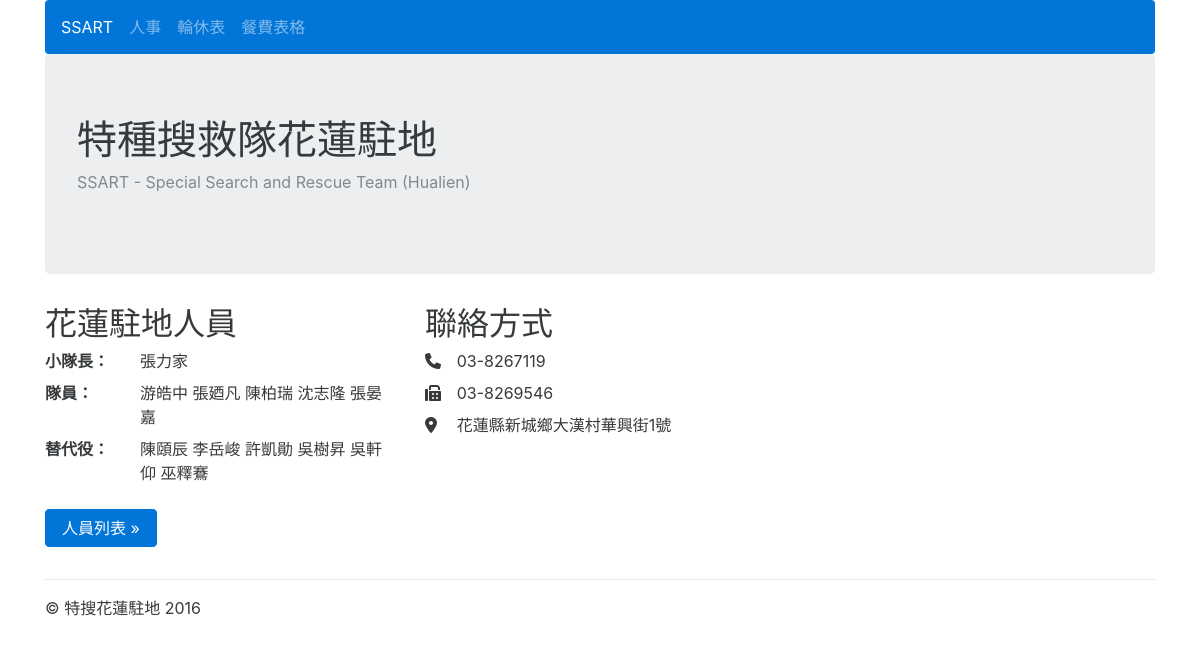
The page / on the database its author committed.
### userprofile/models.py (models this page shows, shortened)
class UserProfile(models.Model):
	name = models.CharField(max_length=20)
	rank = models.CharField(max_length=20, choices=RANK_CHOICES)
	number = models.IntegerField()
	mobile_phone = models.CharField(max_length=20, null=True, blank=True)
	home_phone = models.CharField(max_length=20, null=True, blank=True)
	emergency_call = models.CharField(max_length=20, null=True, blank=True)
	eat = models.BooleanField(default=True)
	objects = models.Manager()
	members = MemberManager()
	substitutes = SubstituteManager()
	eats = EatManager()
	def __str__(self):
		return self.name
	class Meta:
		ordering = ['number']

### ssarthl01/views.py (the view)
# urls.py: url(r'^$', index, name='index'),
def index(request):
	members = UserProfile.members.all().exclude(number=1)
	substitutes = UserProfile.substitutes.all()
	captain = UserProfile.members.get(number=1)
	now = datetime.datetime.now().year
	context = {
		'members':members,
		'substitutes':substitutes,
		'captain':captain,
		'now':now,
	}
	return render(request, 'index.html', context)

### userprofile/models.py (called while the page is built)
	def get_queryset(self):
		return super(MemberManager, self).get_queryset().filter(rank='隊員')

	def get_queryset(self):
		return super(SubstituteManager, self).get_queryset().filter(rank='替代役')

### templates/index.html
{% extends 'base.html' %}
{% block content %}
      <div class="row">
        <div class="col-lg-4">
          <h2>花蓮駐地人員</h2>
			<dl class="row">
			<dt class="col-sm-3">小隊長：</dt>
			<dd class="col-sm-9">{{ captain }}</dd>
			<dt class="col-sm-3">隊員：</dt>
			<dd class="col-sm-9">{% for member in members %}{{ member }} {% endfor %}</dd>
			<dt class="col-sm-3">替代役：</dt>
			<dd class="col-sm-9">{% for substitute in substitutes %}{{ substitute }} {% endfor %}</dd>
			</dl>
          <p><a class="btn btn-primary" href={% url 'profile_list' %} role="button">人員列表 &raquo;</a></p>
        </div>
        <div class="col-lg-4">
          <h2>聯絡方式</h2>
			<dl class="row">
			<dt class="col-sm-1"><i class="fa fa-phone" aria-hidden="true"></i></dt>
			<dd class="col-sm-11">03-8267119</dd>
			<dt class="col-sm-1"><i class="fa fa-fax" aria-hidden="true"></i></dt>
			<dd class="col-sm-11">03-8269546</dd>
			<dt class="col-sm-1"><i class="fa fa-map-marker" aria-hidden="true"></i> </dt>
			<dd class="col-sm-11">花蓮縣新城鄉大漢村華興街1號</dd>
			</dl>
        </div>
        <div class="col-lg-4">
        </div>
      </div>
{% endblock %}

### templates/base.html (shortened to what this page needs)
<!DOCTYPE html>
<html lang="en">
  <head>
    <link rel="stylesheet" href="/static/bootstrap/css/bootstrap.css">
    <link rel="stylesheet" href="/static/font-awesome/css/font-awesome.css">
    <link href="//netdna.bootstrapcdn.com/font-awesome/3.1.1/css/font-awesome.css" rel="stylesheet">
  </head>
  <body>
    <div class="container">
      <div class="masthead">
        <nav class="navbar navbar-dark bg-primary">
          <div class="nav navbar-nav">
            <a class="nav-item nav-link active" href={% url 'index' %}>SSART <span class="sr-only">(current)</span></a>
            <a class="nav-item nav-link" href={% url 'profile_list' %}>人事</a>
            <a class="nav-item nav-link" href={% url 'holiday_list' %}>輪休表</a>
            <a class="nav-item nav-link" href={% url 'table_money_list' %}>餐費表格</a>
          </div>
        </nav>
      </div>
      <div class="jumbotron">
        <h1>特種搜救隊花蓮駐地</h1>
        <p class="text-muted">SSART - Special Search and Rescue Team (Hualien)</p>
      </div>
{% block content %}{% endblock %}
      <footer class="footer">
      <hr>
        <p>&copy; 特搜花蓮駐地 {% now "Y" %}</p>
      </footer>
    </div>
  </body>
</html>

### rows shown on the page
UserProfile: name "張力家"
UserProfile: name "游皓中"
UserProfile: name "張廼凡"
UserProfile: name "陳柏瑞"
UserProfile: name "沈志隆"
UserProfile: name "張晏嘉"
UserProfile: name "陳頤辰"
UserProfile: name "李岳峻"
UserProfile: name "許凱勛"
UserProfile: name "吳樹昇"
UserProfile: name "吳軒仰"
UserProfile: name "巫釋鶱"
